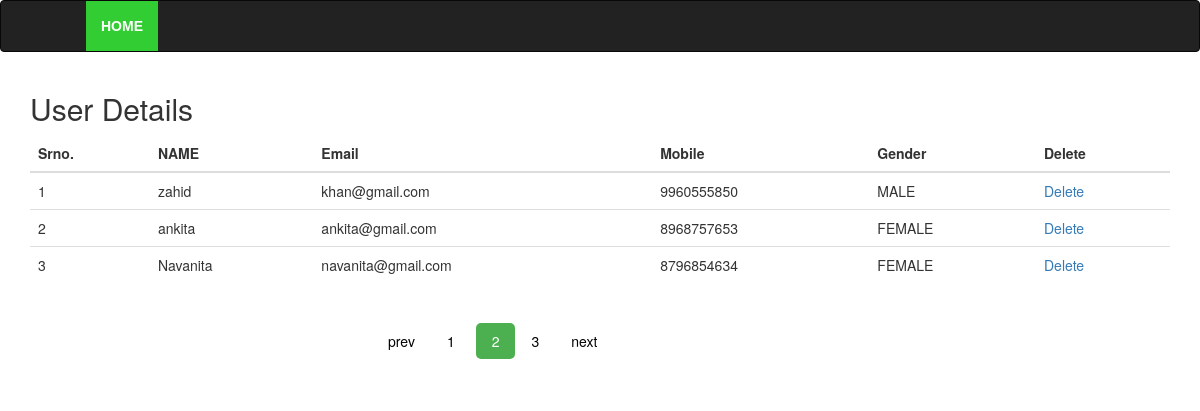
Screenshot of /viewuser.php?page=2 (signed in) with the database file from the repository.
### tables this page shows
CREATE TABLE `signup` (
  `Address_id` int(100) NOT NULL,
  `id` varchar(36) NOT NULL,
  `fname` varchar(255) NOT NULL,
  `lname` varchar(255) NOT NULL,
  `email` varchar(30) NOT NULL,
  `password` varchar(10) NOT NULL,
  `mobile` varchar(10) NOT NULL,
  `gender` varchar(10) NOT NULL
);

### viewuser.php (the view, shortened to what this page needs)
<?php
if(isset($_SESSION['flag']))
{
?>
<!DOCTYPE html>
<html lang="en">
    <head>
  <link rel="stylesheet" href="https://maxcdn.bootstrapcdn.com/bootstrap/3.3.7/css/bootstrap.min.css">
</head>
    <body>
    <nav class="navbar navbar-inverse">
    <div class="container-fluid">
    <ul class="nav navbar-nav">
          <li class="active" ><a  href="admin/navv1.php">HOME</a></li>
    </ul>
    </div>
</nav>
        <div class="container">
   <h2>User Details</h2>
        <?php
$servername = "localhost";
$username = "root";
$password = "";
$dbname = "form";
$conn = new mysqli($servername, $username, $password, $dbname);
  if(isset($_GET['page'])){
        $paa = $_GET['page'];
    }else{
      $_GET['page']=1;
      $paa=1;
    }
        if($paa=="" || $paa=="1")
        {
            $page1=0;
        }
                  else{
                    $page1=($paa*3)-3;
                    }
$sql= "SELECT * FROM `signup` ORDER BY Address_id desc limit $page1,3";
   $result= $conn->query($sql);
$sql1= "SELECT * FROM `signup` ORDER BY Address_id desc ";
   $result1= $conn->query($sql1);
?>
</div>
<div class="container">
  <table class="table">
    <thead>
      <tr>
        <th>Srno.</th>
        <th>NAME</th>
        <th>Email</th>
        <th>Mobile</th>
        <th>Gender</th>
        <th>Delete</th>
      </tr>
    </thead>
    <tbody>
        <?php $i=0; while($row = $result->fetch_assoc()){ ?>
      <tr>
          <td><?php $i++; echo $i; ?></td>
        <td><?php echo $row['fname']; ?></td>
        <td><?php echo $row['email']; ?></td>
        <td><?php echo $row['mobile']; ?></td>
        <td><?php echo $row['gender']; ?></td>
        <td> <a href="registerdelet.php?id=<?php echo $row['id']; ?>" onclick="return confirm('Do you want to delete this ? ');">Delete</a></td>
      </tr>
      <?php } ?>
    </tbody>
  </table>
    <div class="pagination">
        <?php if($_GET['page'] != 1){ ?>
        <a href="viewuser.php?page=<?=$_GET['page']-1 ?>" >prev</a>
      <?php } ?>
   <?php
    $count=mysqli_num_rows($result1);
    $p=$count/3;
   $p=ceil($p);
        for($i=1;$i<=$p;$i++)
         {
            ?>
  <a href="viewuser.php?page=<?php echo $i;?>" <?php if($_GET['page'] == $i){echo 'class="active"';} ?>><?php echo $i;?></a>
<?php
    }?>
         <?php if($_GET['page'] != $p){ ?>
        <a href="viewuser.php?page=<?=$_GET['page']+1 ?>">next</a>
        <?php } ?>
  </div>
</div>
</body>
    <?php }else header("location:../index.php");?>
</html>

### viewuser.php (style rules this page uses)
.navbar-nav li a { margin-left: 70px; }
.nav li a { font-family: "museo-sans", helvetica, sans-serif; font-weight:bold; }
.navbar-nav li.active a { background-color: limegreen ! important; color: white !important; }
.pagination { display: inline-block; margin-left: 30%; }
.pagination a { color: black; float: left; padding: 8px 16px; text-decoration: none; }
.pagination a.active { background-color: #4CAF50; color: white; margin-left: 5px; border-radius: 5px; }

### rows the page displays
signup: fname "zahid", email "khan@gmail.com", mobile "9960555850", gender "MALE"
signup: fname "ankita", email "ankita@gmail.com", mobile "8968757653", gender "FEMALE"
signup: fname "Navanita", email "navanita@gmail.com", mobile "8796854634", gender "FEMALE"
